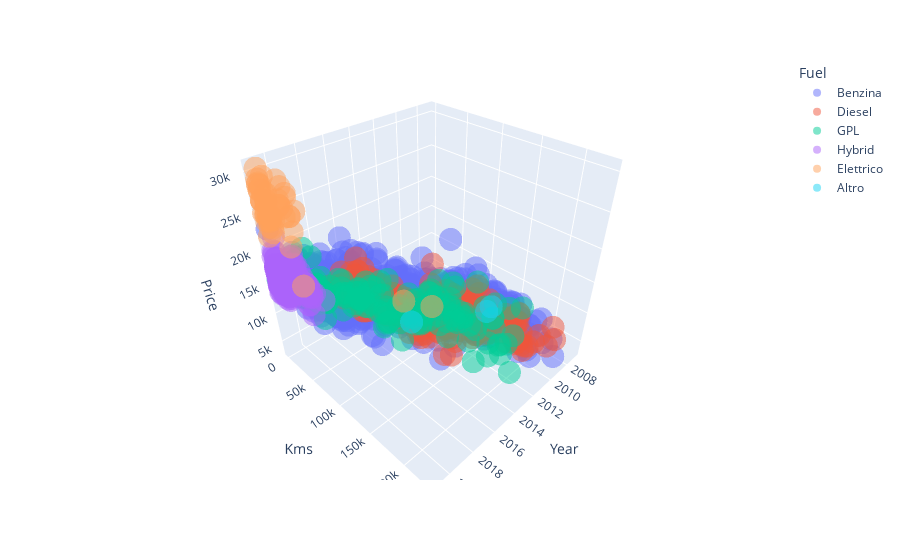

Source (notebook cell):
### Code cell
#Remove outliers
fiat_500 = (fiat_500[(np.abs(stats.zscore(fiat_500[['Price','Kms']])) < 3).all(axis=1)]
    .reset_index(drop=True)
)

#3d scatterplot
px.scatter_3d(fiat_500, x='Year', y='Kms', z='Price', opacity=0.5, color='Fuel')

### Figure 1 — Plotly figure (JSON) as saved in the notebook; plotly's stock layout.template omitted (floating-point values rounded to 4 significant figures; data arrays with more than 128 entries replaced by an {"elided": "..."} marker saying what was removed)
{"data": [{"hovertemplate": "Fuel=Benzina<br>Year=%{x}<br>Kms=%{y}<br>Price=%{z}<extra></extra>", "legendgroup": "Benzina", "marker": {"color": "#636efa", "opacity": 0.5, "symbol": "circle"}, "mode": "markers", "name": "Benzina", "scene": "scene", "showlegend": true, "type": "scatter3d", "x": {"elided": "1081 int values"}, "y": {"elided": "1081 float values"}, "z": {"elided": "1081 int values"}}, {"hovertemplate": "Fuel=Diesel<br>Year=%{x}<br>Kms=%{y}<br>Price=%{z}<extra></extra>", "legendgroup": "Diesel", "marker": {"color": "#EF553B", "opacity": 0.5, "symbol": "circle"}, "mode": "markers", "name": "Diesel", "scene": "scene", "showlegend": true, "type": "scatter3d", "x": {"elided": "165 int values"}, "y": {"elided": "165 float values"}, "z": {"elided": "165 int values"}}, {"hovertemplate": "Fuel=GPL<br>Year=%{x}<br>Kms=%{y}<br>Price=%{z}<extra></extra>", "legendgroup": "GPL", "marker": {"color": "#00cc96", "opacity": 0.5, "symbol": "circle"}, "mode": "markers", "name": "GPL", "scene": "scene", "showlegend": true, "type": "scatter3d", "x": {"elided": "149 int values"}, "y": {"elided": "149 int values"}, "z": {"elided": "149 int values"}}, {"hovertemplate": "Fuel=Hybrid<br>Year=%{x}<br>Kms=%{y}<br>Price=%{z}<extra></extra>", "legendgroup": "Hybrid", "marker": {"color": "#ab63fa", "opacity": 0.5, "symbol": "circle"}, "mode": "markers", "name": "Hybrid", "scene": "scene", "showlegend": true, "type": "scatter3d", "x": {"elided": "259 int values"}, "y": {"elided": "259 float values"}, "z": {"elided": "259 float values"}}, {"hovertemplate": "Fuel=Elettrico<br>Year=%{x}<br>Kms=%{y}<br>Price=%{z}<extra></extra>", "legendgroup": "Elettrico", "marker": {"color": "#FFA15A", "opacity": 0.5, "symbol": "circle"}, "mode": "markers", "name": "Elettrico", "scene": "scene", "showlegend": true, "type": "scatter3d", "x": [2021, 2021, 2021, 2021, 2020, 2021, 2021, 2021, 2021, 2021, 2021, 2021, 2021, 2021, 2021, 2021, 2021, 2021, 2021, 2021, 2021, 2021, 2021, 2021, 2020, 2020, 2021, 2021, 2021, 2020, 2020, 2021, 2020, 2021, 2021, 2021, 2021, 2020, 2020, 2021, 2021, 2021, 2021, 2021, 2020, 2021, 2021, 2021, 2020, 2021, 2021], "y": [9500, 0, 12384, 11500, 3000, 1000, 1000, 10000, 1000, 1000, 50000, 50000, 229000, 10000, 30000, 10000, 1000, 1000, 60000, 7000, 4900, 50000, 0, 14000, 1000, 1000, 9800, 6500, 53000, 8600, 0, 12000, 16000, 18000, 7000, 4118, 2000, 16500, 5303, 3900, 13013, 12000, 2622, 10000, 7683, 200000, 3000, 12000, 9800, 7900, 1800], "z": [24250, 28500, 27900, 29900, 28500, 28690, 29190, 26500, 26600, 26600, 26800, 26800, 26900, 26900, 26950, 26950, 27800, 27900, 27900, 27990, 24900, 24900, 24900, 24999, 25200, 25200, 25250, 25770, 17800, 27900, 25900, 22900, 26900, 24900, 24300, 28555, 26500, 27400, 24990, 24900, 24900, 24950, 30500, 24500, 23950, 25500, 23990, 23490, 19950, 23450, 21900]}, {"hovertemplate": "Fuel=Altro<br>Year=%{x}<br>Kms=%{y}<br>Price=%{z}<extra></extra>", "legendgroup": "Altro", "marker": {"color": "#19d3f3", "opacity": 0.5, "symbol": "circle"}, "mode": "markers", "name": "Altro", "scene": "scene", "showlegend": true, "type": "scatter3d", "x": [2010, 2015, 2009], "y": [140000, 98758, 134000], "z": [7490, 8500, 6800]}], "layout": {"legend": {"title": {"text": "Fuel"}, "tracegroupgap": 0}, "margin": {"t": 60}, "scene": {"domain": {"x": [0, 1], "y": [0, 1]}, "xaxis": {"title": {"text": "Year"}}, "yaxis": {"title": {"text": "Kms"}}, "zaxis": {"title": {"text": "Price"}}}}}
